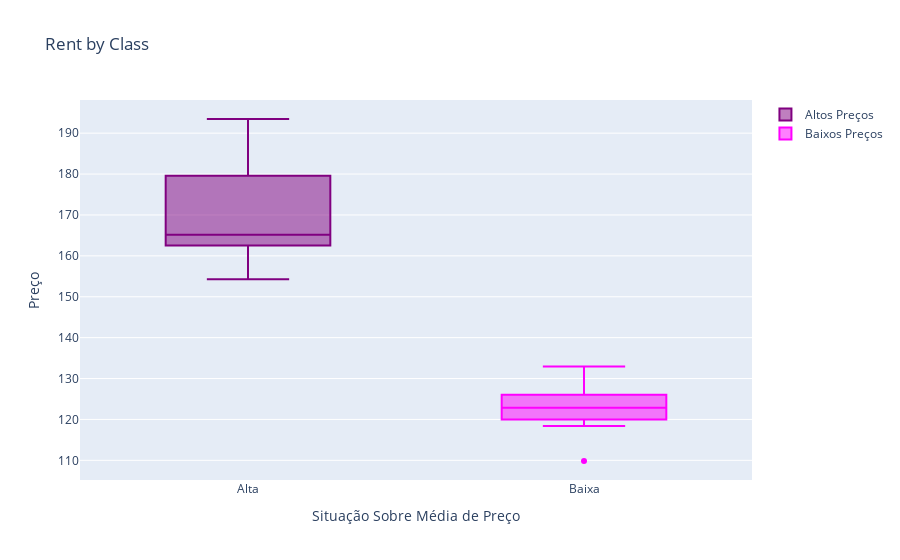

Notebook cell for this chart:
### Code cell
fig = go.Figure()


fig.add_trace(go.Box(x=merged_precos_maiores["Média de Preço"],
                    y=merged_precos_maiores["price"],
                    name="Altos Preços",
                    boxpoints="outliers",
                    marker_color="purple"
))


fig.add_trace(go.Box(x=merged_precos_menores["Média de Preço"],
                    y=merged_precos_menores["price"],
                    name="Baixos Preços",
                    boxpoints="outliers",
                    marker_color="magenta"
))

fig.update_layout(
    xaxis=dict(title="Situação Sobre Média de Preço"),
    yaxis=dict(title="Preço"),
    title="Rent by Class",
    showlegend=True)




fig.show()

### Figure 1 — Plotly figure (JSON) as saved in the notebook; plotly's stock layout.template omitted (floating-point values rounded to 4 significant figures)
{"data": [{"boxpoints": "outliers", "marker": {"color": "purple"}, "name": "Altos Preços", "type": "box", "x": ["Alta", "Alta", "Alta", "Alta", "Alta", "Alta", "Alta", "Alta", "Alta", "Alta"], "y": [193.5, 180.3, 179.6, 165.9, 165.7, 164.6, 164.2, 162.6, 160.7, 154.3]}, {"boxpoints": "outliers", "marker": {"color": "magenta"}, "name": "Baixos Preços", "type": "box", "x": ["Baixa", "Baixa", "Baixa", "Baixa", "Baixa", "Baixa", "Baixa", "Baixa", "Baixa", "Baixa"], "y": [109.8, 118.4, 120.0, 121.1, 121.1, 124.6, 125.0, 126.0, 127.7, 132.9]}], "layout": {"showlegend": true, "title": {"text": "Rent by Class"}, "xaxis": {"title": {"text": "Situação Sobre Média de Preço"}}, "yaxis": {"title": {"text": "Preço"}}}}
